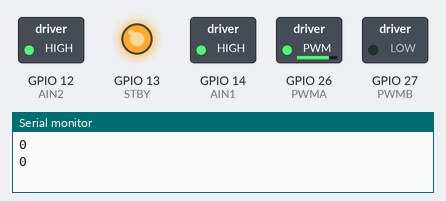
This sketch was run on a simulated ESP32. Parts: switched loads named in the sketch (green lamp = pin HIGH), output pins drawn as LEDs (lit = HIGH), the last lines printed to the serial monitor.

Above: at 0.05 s.
At 3.5 s:
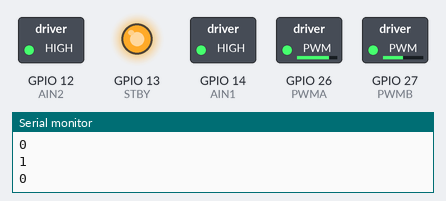
At 5.25 s:
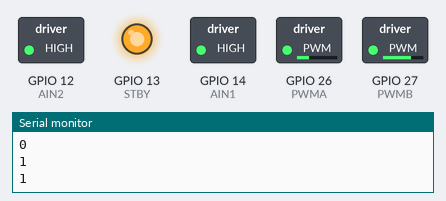
At 7.0 s:
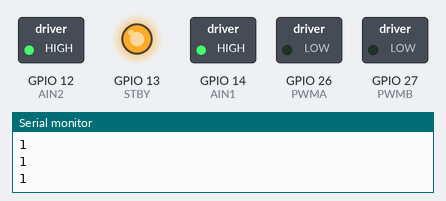
Timing chart, 0 to 8.1 s (numbered marks = the images above):
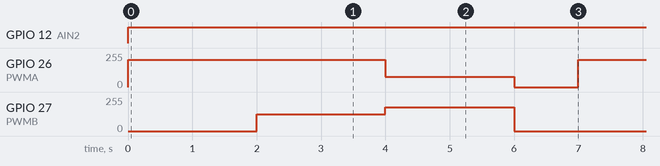

Measured:
- by itself, GPIO 12 (AIN2): LOW → HIGH at 0.00 s
- by itself, GPIO 26 (PWMA): repeats every 7.0 s: 76/255 2.0 s, 0/255 1.0 s, 203/255 4.0 s
- by itself, GPIO 27 (PWMB): repeats every 7.0 s: 177/255 2.0 s, 0/255 3.0 s, 127/255 2.0 s

The sketch:

vybronic_pololu_esp.ino
```cpp
#include <Arduino.h>
#include <DRV8835MotorShield.h>

DRV8835MotorShield drv;

const int PWMA = 26;    // Motor 1 PWM (connect to GPIO 26)
const int PWMB = 27;    // Motor 2 PWM (connect to GPIO 27)
const int AIN1 = 14;    // Motor 1 direction control pin (connect to GPIO 14)
const int AIN2 = 12;    // Motor 1 direction control pin (connect to GPIO 12)
const int STBY = 13;    // Standby control pin (connect to GPIO 13)

// LEDC channel settings for ESP32 PWM
const int freq = 170;           // PWM frequency
const int resolution = 8;       // PWM resolution (8-bit)
const int channelA = 26;//0;         // PWM channel for Motor 1
const int channelB = 27;//1;         // PWM channel for Motor 2

void setup() {
  Serial.begin(115200);
  // Set up motor control pins
  pinMode(AIN1, OUTPUT);
  pinMode(AIN2, OUTPUT);
  pinMode(STBY, OUTPUT);

  // Enable the motor driver by setting STBY HIGH
  digitalWrite(STBY, HIGH);

  // Configure LEDC channels for PWM on the ESP32
  ledcAttach(PWMA, freq, resolution);
  //ledcAttachPin(PWMA, channelA);

  ledcAttach(PWMB, freq, resolution);
  //ledcAttachPin(PWMB, channelB);
}

void loop() {
  int a = 0;
  int b = 0;
  // Set directions for Motor 1 and Motor 2
  digitalWrite(AIN1, HIGH);
  digitalWrite(AIN2, HIGH);   // Set direction for Motor 1
  Serial.println(a);
  Serial.println(b);

  // Control Motor 1 speed at 80% duty cycle
  a = ledcWrite(channelA, 0.8 * 255); // Motor 1 at 80% speed
  delay(2000);
  Serial.println(a);
  Serial.println(b);
  // Control Motor 2 speed at 50% duty cycle
  b = ledcWrite(channelB, 0.5 * 255); // Motor 2 at 50% speed
  delay(2000);
  Serial.println(a);
  Serial.println(b);

  // Alternate Motor 1 and Motor 2 speeds
  a = ledcWrite(channelA, 0.3 * 255); // Motor 1 at 30% speed
  b = ledcWrite(channelB, 0.7 * 255); // Motor 2 at 70% speed
  delay(2000);
  Serial.println(a);
  Serial.println(b);

  // Stop both motors
  a = ledcWrite(channelA, 0);
  b = ledcWrite(channelB, 0);
  delay(1000);
  Serial.println(a);
  Serial.println(b);
}
```
